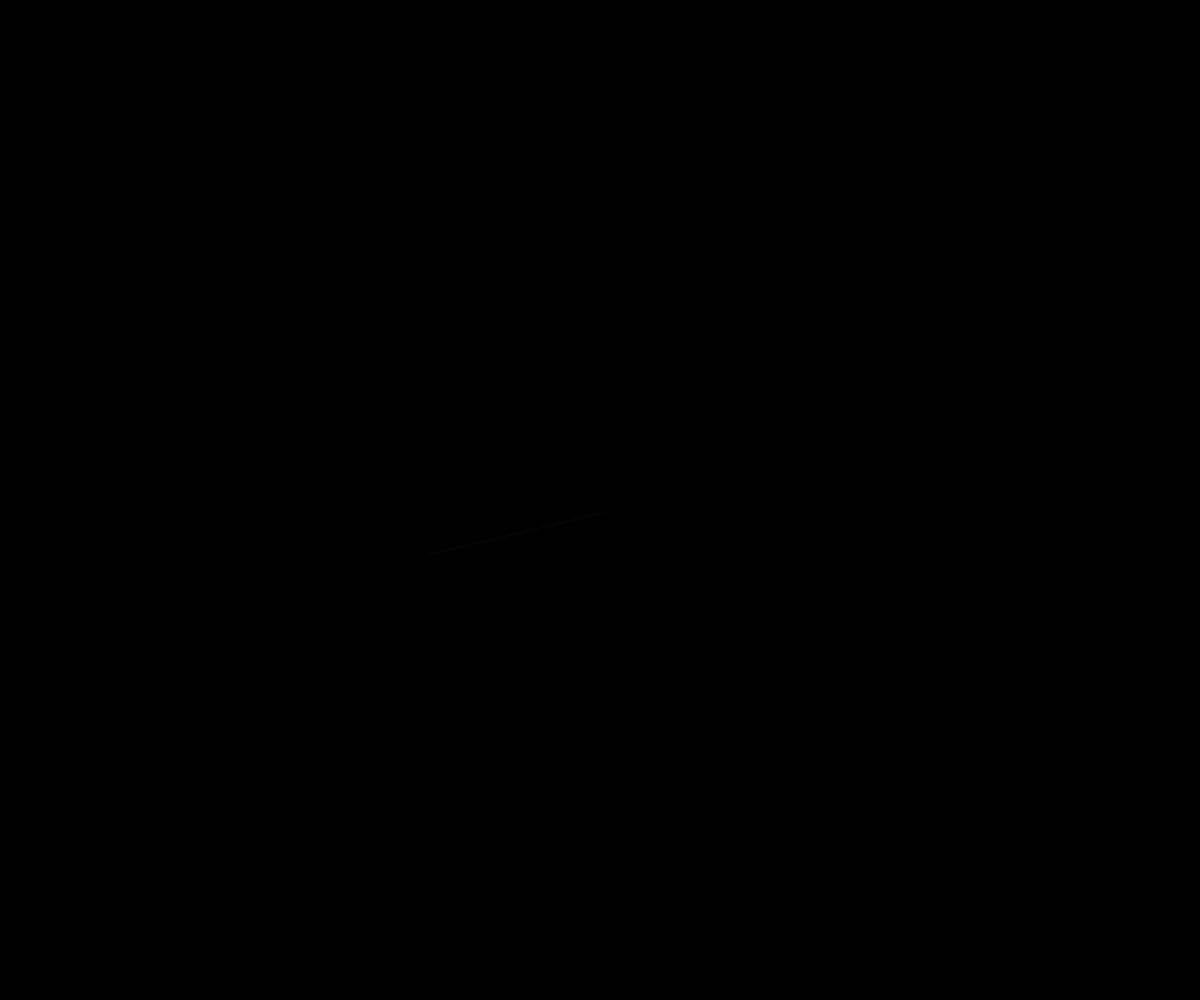
Frame 1 (no input)
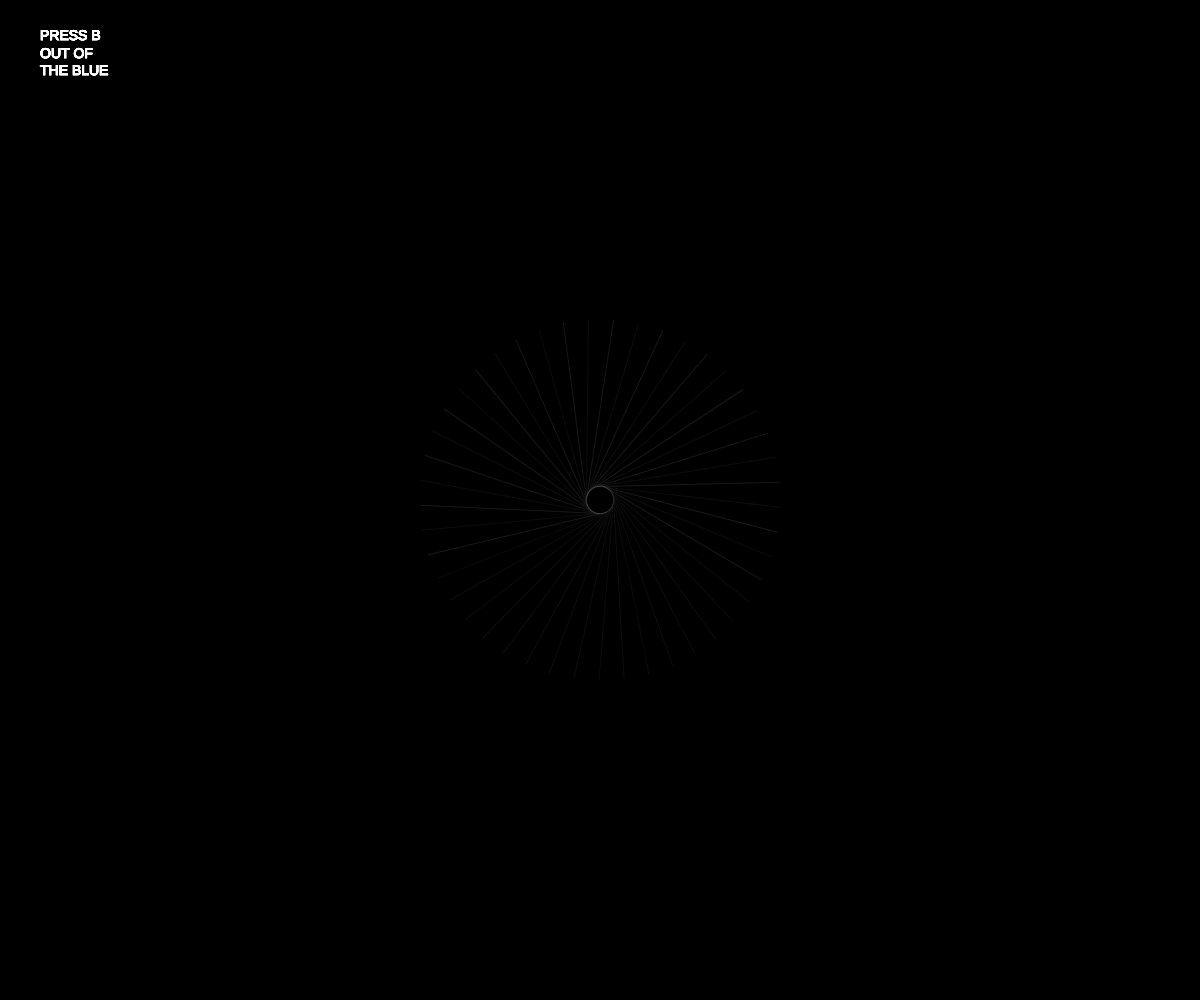
Frame 60 (no input)
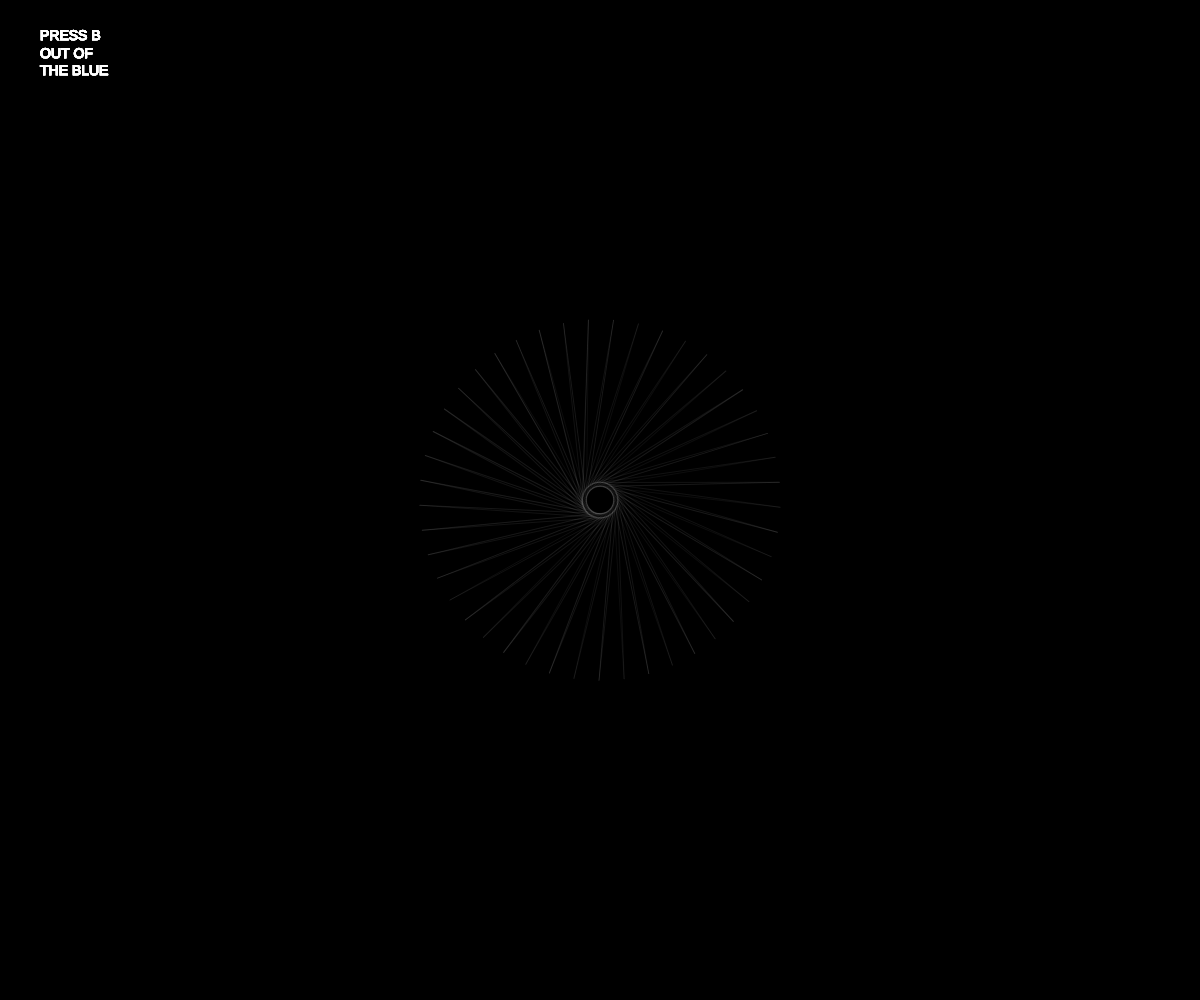
Frame 120 (the mouse pressed at the canvas centre since frame 60)

The p5.js sketch that drew these frames (run headless with seeded random() and noise() and a simulated clock; from frame 60 on, the mouse is pressed at the canvas centre):

// p5.js sketch
// ── sketch.js
function setup() {
  createCanvas(windowWidth, windowHeight);
  background(0);
  angleMode(DEGREES);
  frameRate(40);



}


var a = 200;
var r = 50;

function draw() {
  text('PRESS B\nOUT OF\nTHE BLUE',40, 40);
  textSize(14);
  textFont('helvetica');
  fill(255,255,255);
  strokeWeight(0);
  strokeWeight(1);
var x;
var y;
  a += 0.2;
  r += 0.5;



  translate(width/2,height/2);
  stroke(lerpColor(color(255,255,255,10),color(255,255,255,60),frameCount/600));
  rotate(frameCount*16);





if (frameCount > 0) {
  x = r / sin(a)/15;
  y = r / sin(a)/15;
}
if (frameCount > 72) {
  x = r / sin(a)/12;
  y = r / sin(a)/12;
}
if (frameCount > 144) {
  x = r / sin(a)/9;
  y = r / sin(a)/9;
} if (frameCount > 216) {
  x = r / sin(a)/6;
  y = r / sin(a)/6;
}if (frameCount > 288) {
  x = r / sin(a)/3;
  y = r / sin(a)/3;
} if (frameCount > 360) {
  x = r / sin(a);
  y = r / sin(a);
} if (frameCount > 432) {
  x = r / sin(a)*3;
  y = r / sin(a)*3;
}  if (frameCount > 504) {
  x = r / sin(a)*6;
  y = r / sin(a)*6;
}if (frameCount > 576) {
  x = r / sin(a)*9;
  y = r / sin(a)*9;
} if (frameCount > 648) {
  x = r / sin(a)*12;
  y = r / sin(a)*12;
} if (frameCount > 720) {
  x = r / sin(a)*15;
  y = r / sin(a)*15;
} if (frameCount > 792) {
  x = r / sin(a)*18;
  y = r / sin(a)*18;
//translate(mouseX,mouseY);
} if (frameCount > 792) {
  x = r / sin(a)*18;
  y = r / sin(a)*18;
//translate(mouseX,mouseY);

}

if (keyIsPressed && key == 'b') {
stroke(lerpColor(color(0,0,50,10),color(0,0,200,90),frameCount/230));
rotate(frameCount*30);
x = r/ cos(a)*2;
y = r / cos(a)*30;

}



line(-x, -y, -150, 100);




}
